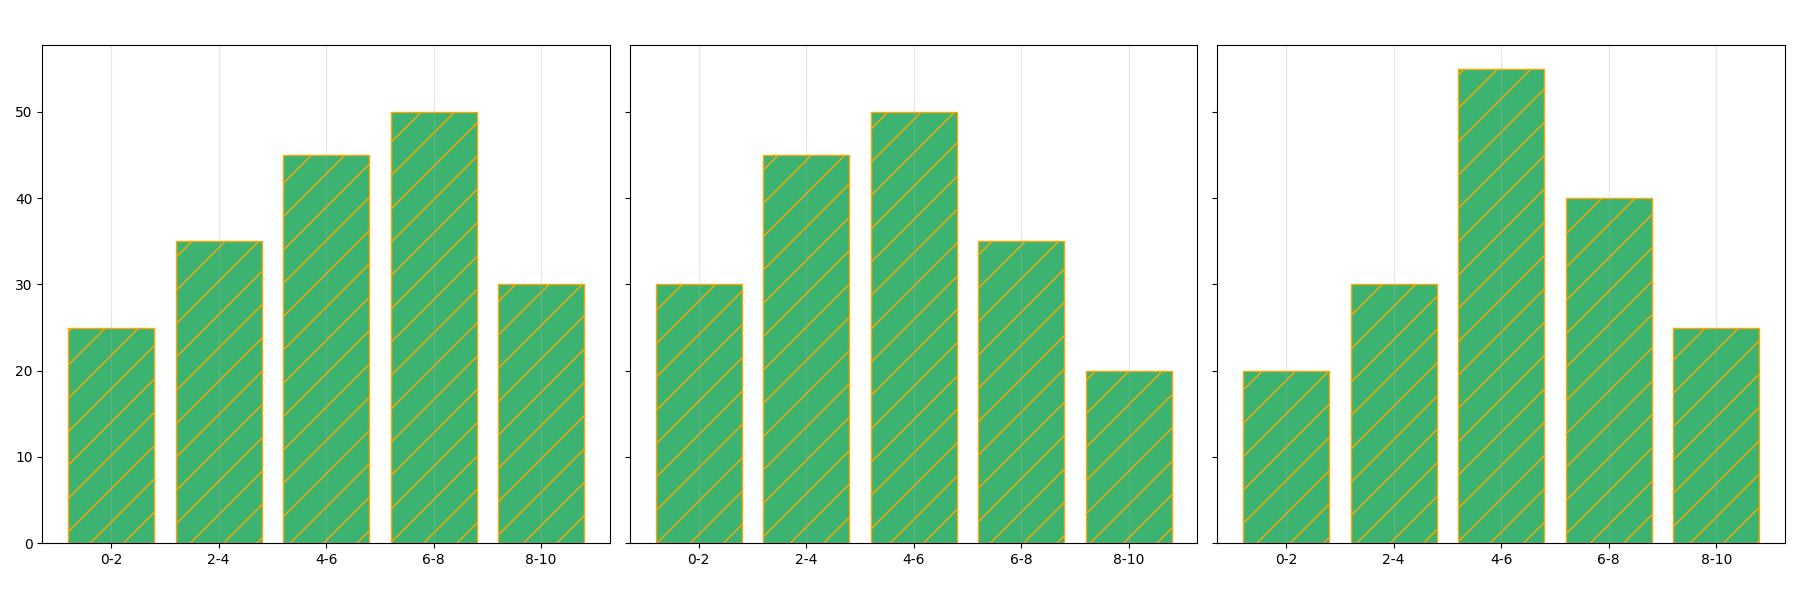

This figure's Python source:
import matplotlib.pyplot as plt
import numpy as np

brightness_bins = ['0-2', '2-4', '4-6', '6-8', '8-10']
stars_jan = [30, 45, 50, 35, 20]
stars_jun = [20, 30, 55, 40, 25]
stars_dec = [25, 35, 45, 50, 30]

fig, axs = plt.subplots(1, 3, figsize=(18, 6), sharey=True)

common_color = 'mediumseagreen'

axs[0].bar(brightness_bins, stars_dec, color=common_color, edgecolor='orange', hatch='/')
axs[0].grid(axis='x', linestyle='-', alpha=0.3)

axs[1].bar(brightness_bins, stars_jan, color=common_color, edgecolor='orange', hatch='/')
axs[1].grid(axis='x', linestyle='-', alpha=0.3)

axs[2].bar(brightness_bins, stars_jun, color=common_color, edgecolor='orange', hatch='/')
axs[2].grid(axis='x', linestyle='-', alpha=0.3)

plt.tight_layout(rect=[0, 0.03, 1, 0.95])
plt.show()
